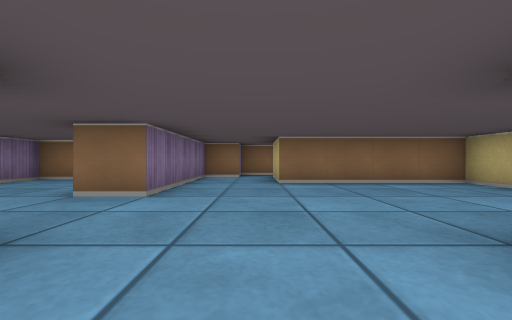
[1] (above)

24 first-person views from a walk through a cub3D level. The camera is about half as high as the walls, looks level and sees 90° across. The floor is counted in squares. Each view is taken from the middle of a square. On the plan, view 1 faces up. The plan holds only what a view shows up to about 9 squares ahead; the rest is blank.

[2]
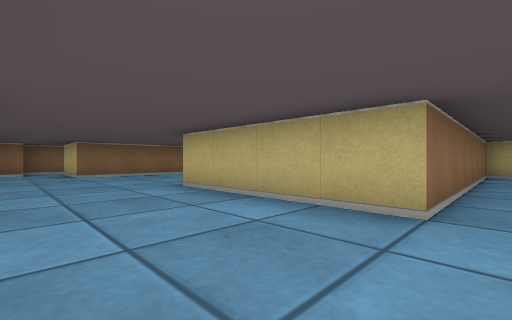

[3]
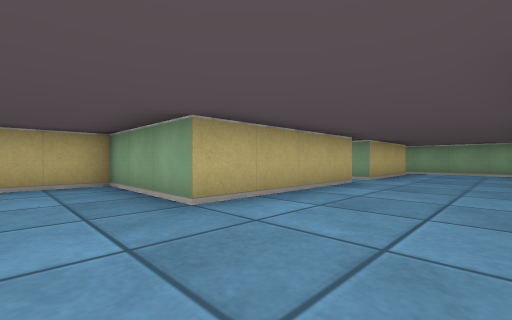

[4]
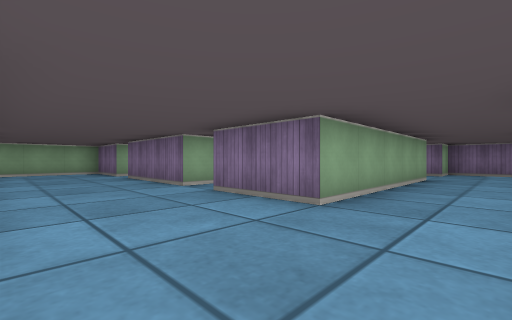

[5]
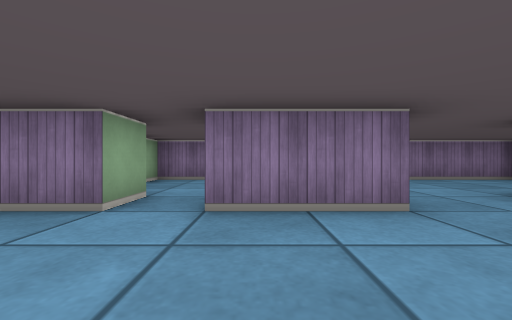

[6]
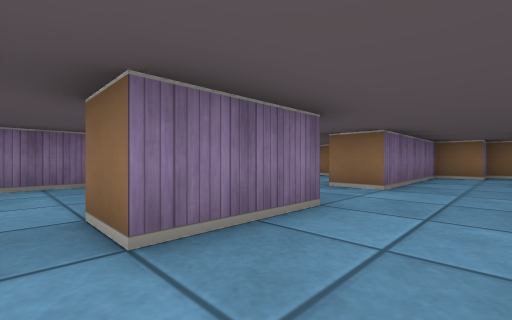

[7]
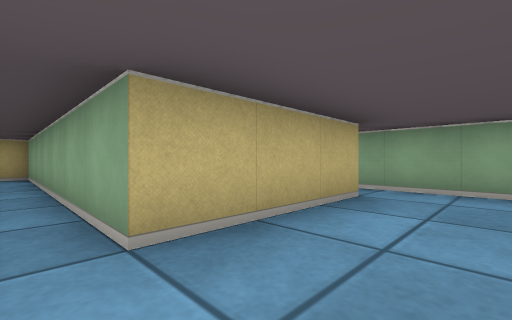

[8]
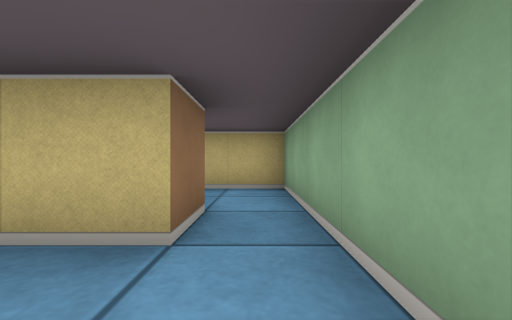

[9]
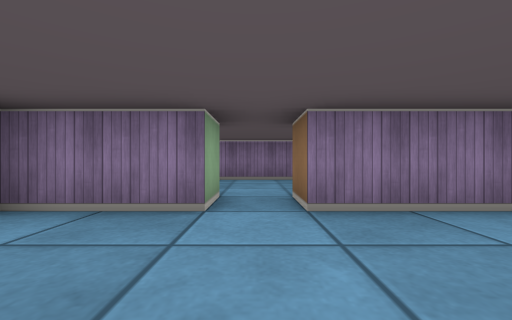

[10]
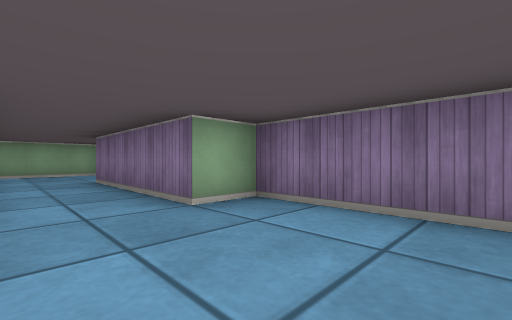

[11]
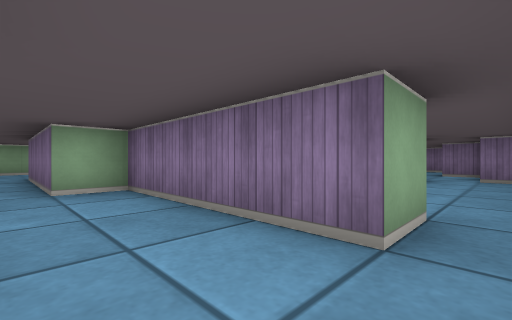

[12]
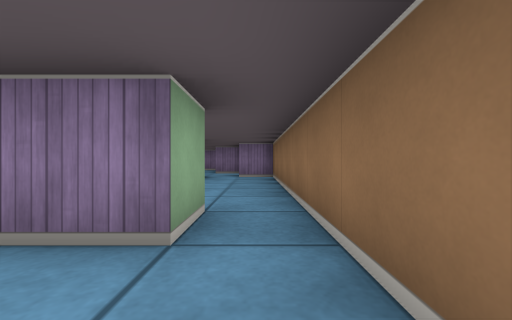

[13]
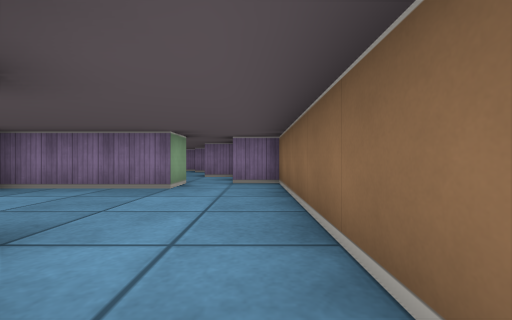

[14]
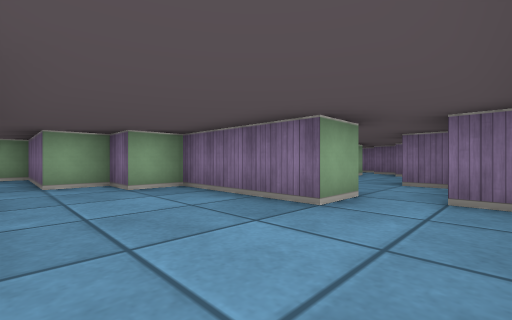

[15]
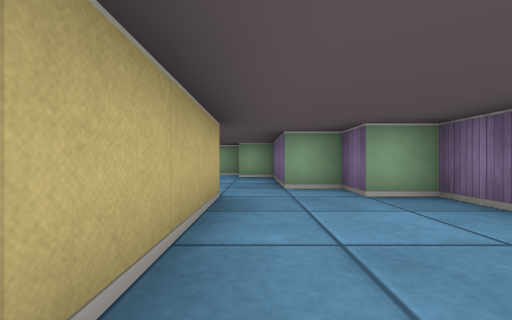

[16]
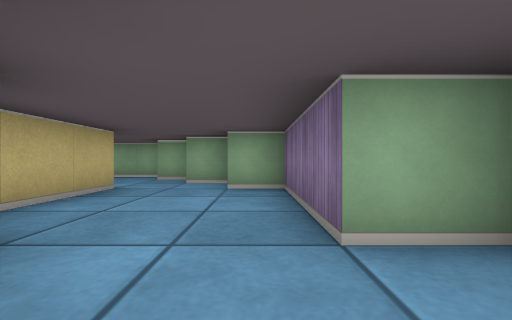

[17]
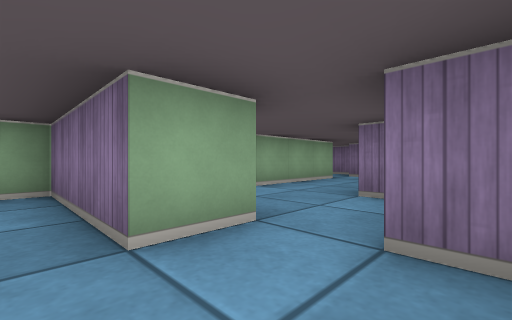

[18]
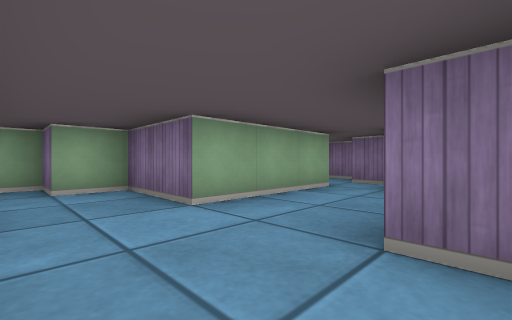

[19]
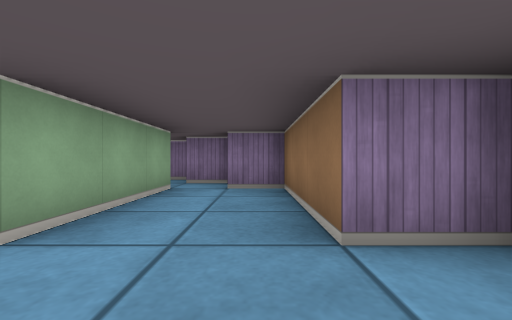

[20]
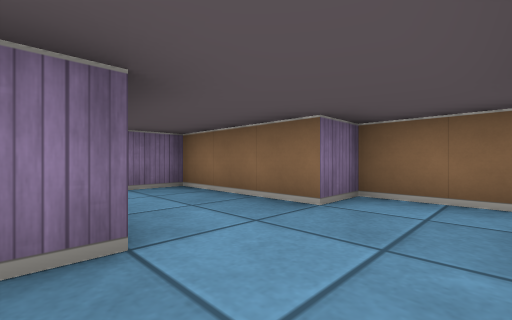

[21]
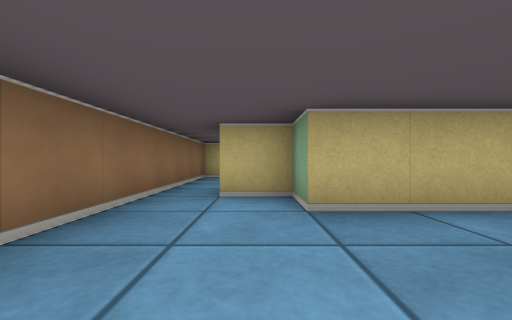

[22]
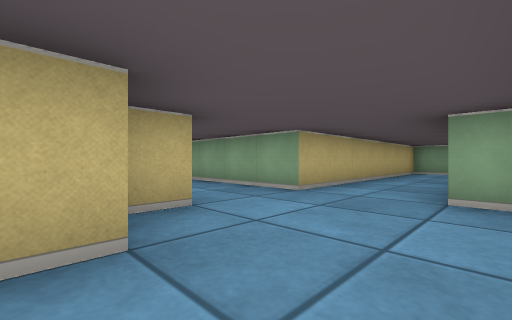

[23]
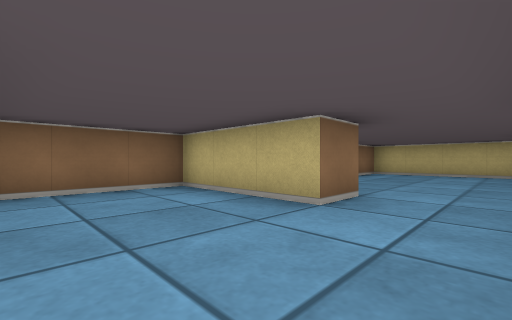

[24]
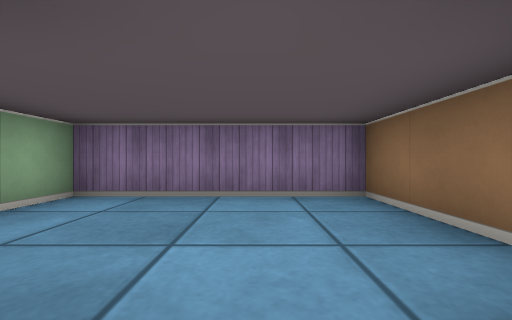

### Floor plan
Ten units are one square. View 1 is at (0, 0); x grows to the right and y downward. Boxes are objects, and circles mark ways between rooms. Rooms are numbered by the first view taken in them; rooms with no view inside come last. Other rooms are left out.
<svg viewBox="-215 -80 305 160">
<path fill="none" stroke="#000" d="M-15 15 -15 45M-25 -15 -15 -15 -15 5M-15 55 -15 75M15 65 15 35 85 35 85 25 15 25 15 -15 45 -15 45 -55 5 -55 5 -75M-5 -75 -15 -75 -15 -35 -25 -35M-12 75 15 75M-115 -15 -115 -45 -105 -45 -105 -55 -95 -55 -95 -15 -85 -15 -85 25M-95 25 -95 5M-115 35 -105 35M-75 -45 -75 -50M-65 -35 -65 -42M-102 45 -95 45M-155 -45 -145 -45 -145 -15 -135 -15 -135 -5 -125 -5 -125 25 -115 25M-65 -60 -65 -65 -155 -65 -155 -55M-92 55 -65 55 -65 -15 -55 -15M-160 -55 -175 -55 -175 -45 -205 -45 -205 -35M-205 -25 -175 -25 -175 -5 -165 -5M-165 5 -160 5M-25 -35 -25 -65 -55 -65 -55 -39M-55 -15 -25 -15M-35 35 -55 35 -55 75 -45 75M-25 55 -15 55M-15 45 -25 45M-25 15 -15 15M-55 -1 -55 25 -49 25M-15 5 -25 5M25 65 15 65M15 75 45 75 45 60"/>
<circle cx="-20" cy="-25" r="3" fill="#2a7"/>
<circle cx="-20" cy="50" r="3" fill="#2a7"/>
<circle cx="-20" cy="10" r="3" fill="#2a7"/>
<circle cx="20" cy="70" r="3" fill="#2a7"/>
<circle cx="-150" cy="-50" r="3" fill="#2a7"/>
<circle cx="-60" cy="-25" r="3" fill="#2a7"/>
<text x="10" y="0">1</text>
<text x="-110" y="-10">2</text>
<text x="-170" y="-30">3</text>
<text x="-40" y="-40">4</text>
<text x="-40" y="50">5</text>
<text x="-40" y="10">6</text>
<text x="30" y="70">7</text>
</svg>
Room 1 opens to room 4. Room 1 opens to room 5. Room 1 opens to room 6. Room 1 opens to room 7. Room 2 opens to room 3. Room 2 opens to room 4.

Where each view was taken, in squares from view 1:
view 1: 0 up, 0 right, facing up
view 2: 3 down, 1 left, facing up-right
view 3: 3 up, 1 left, facing down-right
view 4: 3 up, 1 right, facing down-left
view 5: 0 up, 1 right, facing left
view 6: 1 down, 0 right, facing up-left
view 7: 3 down, 0 right, facing down-right
view 8: 7 down, 0 right, facing right
view 9: 5 down, 1 right, facing left
view 10: 4 up, 7 left, facing down-left
view 11: 6 up, 8 left, facing down-left
view 12: 6 up, 8 left, facing left
view 13: 6 up, 10 left, facing left
view 14: 6 up, 12 left, facing down-left
view 15: 5 up, 12 left, facing down
view 16: 2 up, 12 left, facing down
view 17: 6 up, 14 left, facing down-left
view 18: 5 up, 16 left, facing down-left
view 19: 4 up, 16 left, facing left
view 20: 2 up, 16 left, facing up-left
view 21: 5 up, 14 left, facing right
view 22: 5 up, 9 left, facing down-right
view 23: 2 up, 5 left, facing up-right
view 24: 5 down, 2 left, facing left
